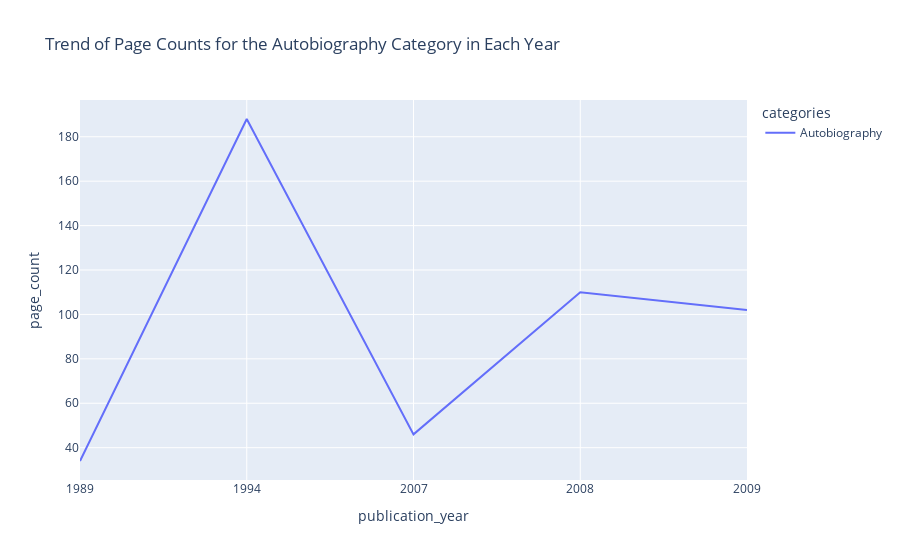

This figure's notebook cell:
### Markdown cell above
<div style="color:black;
           display:fill;
           border-radius:5px;
           font-size:150%;
           font-family:Verdana;
           letter-spacing:0.5px;
           text-align:left">

In general, we can observe that the trend of page counts in the <code>Novel</code> category initially decreased, then increased, and later declined again.
</div>

### Code cell
show_page_count_trend('Autobiography')

### Figure 1 — Plotly figure (JSON) as saved in the notebook; plotly's stock layout.template omitted (floating-point values rounded to 4 significant figures)
{"data": [{"hovertemplate": "categories=Autobiography<br>publication_year=%{x}<br>page_count=%{y}<extra></extra>", "legendgroup": "Autobiography", "line": {"color": "#636efa", "dash": "solid"}, "marker": {"symbol": "circle"}, "mode": "lines", "name": "Autobiography", "orientation": "v", "showlegend": true, "type": "scatter", "x": ["1989", "1994", "2007", "2008", "2009"], "xaxis": "x", "y": [34, 188, 46, 110, 102], "yaxis": "y"}], "layout": {"legend": {"title": {"text": "categories"}, "tracegroupgap": 0}, "title": {"text": "Trend of Page Counts for the Autobiography Category in Each Year"}, "xaxis": {"anchor": "y", "domain": [0, 1], "title": {"text": "publication_year"}}, "yaxis": {"anchor": "x", "domain": [0, 1], "title": {"text": "page_count"}}}}
